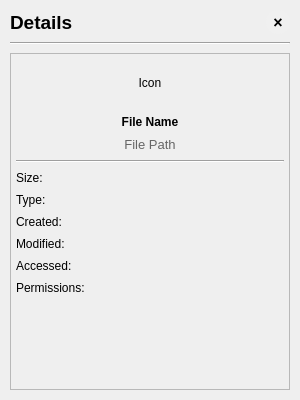
<?xml version="1.0" encoding="UTF-8"?>
<ui version="4.0">
 <class>FileDetailsWidget</class>
 <widget class="QWidget" name="FileDetailsWidget">
  <property name="geometry">
   <rect>
    <x>0</x>
    <y>0</y>
    <width>300</width>
    <height>400</height>
   </rect>
  </property>
  <property name="sizePolicy">
   <sizepolicy hsizetype="Preferred" vsizetype="Expanding">
    <horstretch>0</horstretch>
    <verstretch>1</verstretch>
   </sizepolicy>
  </property>
  <property name="minimumSize">
   <size>
    <width>250</width>
    <height>300</height>
   </size>
  </property>
  <property name="maximumSize">
   <size>
    <width>400</width>
    <height>16777215</height>
   </size>
  </property>
  <property name="windowTitle">
   <string>File Details</string>
  </property>
  <layout class="QVBoxLayout" name="mainLayout">
   <property name="spacing">
    <number>8</number>
   </property>
   <property name="leftMargin">
    <number>10</number>
   </property>
   <property name="topMargin">
    <number>10</number>
   </property>
   <property name="rightMargin">
    <number>10</number>
   </property>
   <property name="bottomMargin">
    <number>10</number>
   </property>
   <item>
    <layout class="QHBoxLayout" name="headerLayout">
     <property name="spacing">
      <number>8</number>
     </property>
     <item>
      <widget class="QLabel" name="titleLabel">
       <property name="sizePolicy">
        <sizepolicy hsizetype="Expanding" vsizetype="Preferred">
         <horstretch>1</horstretch>
         <verstretch>0</verstretch>
        </sizepolicy>
       </property>
       <property name="font">
        <font>
         <pointsize>14</pointsize>
         <bold>true</bold>
        </font>
       </property>
       <property name="text">
        <string>Details</string>
       </property>
      </widget>
     </item>
     <item>
      <widget class="QPushButton" name="closeButton">
       <property name="sizePolicy">
        <sizepolicy hsizetype="Fixed" vsizetype="Fixed">
         <horstretch>0</horstretch>
         <verstretch>0</verstretch>
        </sizepolicy>
       </property>
       <property name="minimumSize">
        <size>
         <width>24</width>
         <height>24</height>
        </size>
       </property>
       <property name="maximumSize">
        <size>
         <width>24</width>
         <height>24</height>
        </size>
       </property>
       <property name="font">
        <font>
         <pointsize>16</pointsize>
         <bold>true</bold>
        </font>
       </property>
       <property name="styleSheet">
        <string>QPushButton {
   border: none;
   background-color: #f0f0f0;
   border-radius: 12px;
   font-size: 16px;
   font-weight: bold;
}
QPushButton:hover {
   background-color: #e0e0e0;
}
QPushButton:pressed {
   background-color: #d0d0d0;
}</string>
       </property>
       <property name="text">
        <string>×</string>
       </property>
      </widget>
     </item>
    </layout>
   </item>
   <item>
    <widget class="Line" name="separator">
     <property name="sizePolicy">
      <sizepolicy hsizetype="Expanding" vsizetype="Fixed">
       <horstretch>0</horstretch>
       <verstretch>0</verstretch>
      </sizepolicy>
     </property>
     <property name="orientation">
      <enum>Qt::Orientation::Horizontal</enum>
     </property>
    </widget>
   </item>
   <item>
    <widget class="QScrollArea" name="scrollArea">
     <property name="sizePolicy">
      <sizepolicy hsizetype="Expanding" vsizetype="Expanding">
       <horstretch>1</horstretch>
       <verstretch>1</verstretch>
      </sizepolicy>
     </property>
     <property name="widgetResizable">
      <bool>true</bool>
     </property>
     <property name="horizontalScrollBarPolicy">
      <enum>Qt::ScrollBarPolicy::ScrollBarAsNeeded</enum>
     </property>
     <property name="verticalScrollBarPolicy">
      <enum>Qt::ScrollBarPolicy::ScrollBarAsNeeded</enum>
     </property>
     <widget class="QWidget" name="contentWidget">
      <property name="geometry">
       <rect>
        <x>0</x>
        <y>0</y>
        <width>278</width>
        <height>344</height>
       </rect>
      </property>
      <property name="sizePolicy">
       <sizepolicy hsizetype="Expanding" vsizetype="Preferred">
        <horstretch>1</horstretch>
        <verstretch>0</verstretch>
       </sizepolicy>
      </property>
      <layout class="QVBoxLayout" name="contentLayout">
       <property name="spacing">
        <number>8</number>
       </property>
       <property name="leftMargin">
        <number>5</number>
       </property>
       <property name="topMargin">
        <number>5</number>
       </property>
       <property name="rightMargin">
        <number>5</number>
       </property>
       <property name="bottomMargin">
        <number>5</number>
       </property>
       <item>
        <widget class="QLabel" name="iconLabel">
         <property name="sizePolicy">
          <sizepolicy hsizetype="Expanding" vsizetype="Fixed">
           <horstretch>0</horstretch>
           <verstretch>0</verstretch>
          </sizepolicy>
         </property>
         <property name="minimumSize">
          <size>
           <width>0</width>
           <height>48</height>
          </size>
         </property>
         <property name="maximumSize">
          <size>
           <width>16777215</width>
           <height>64</height>
          </size>
         </property>
         <property name="alignment">
          <set>Qt::AlignmentFlag::AlignCenter</set>
         </property>
         <property name="text">
          <string>Icon</string>
         </property>
        </widget>
       </item>
       <item>
        <widget class="QLabel" name="nameLabel">
         <property name="sizePolicy">
          <sizepolicy hsizetype="Expanding" vsizetype="Preferred">
           <horstretch>1</horstretch>
           <verstretch>0</verstretch>
          </sizepolicy>
         </property>
         <property name="font">
          <font>
           <bold>true</bold>
          </font>
         </property>
         <property name="text">
          <string>File Name</string>
         </property>
         <property name="alignment">
          <set>Qt::AlignmentFlag::AlignCenter</set>
         </property>
         <property name="wordWrap">
          <bool>true</bool>
         </property>
        </widget>
       </item>
       <item>
        <widget class="QLabel" name="pathLabel">
         <property name="sizePolicy">
          <sizepolicy hsizetype="Expanding" vsizetype="Preferred">
           <horstretch>1</horstretch>
           <verstretch>0</verstretch>
          </sizepolicy>
         </property>
         <property name="font">
          <font>
           <pointsize>10</pointsize>
          </font>
         </property>
         <property name="styleSheet">
          <string>color: #666;</string>
         </property>
         <property name="text">
          <string>File Path</string>
         </property>
         <property name="alignment">
          <set>Qt::AlignmentFlag::AlignCenter</set>
         </property>
         <property name="wordWrap">
          <bool>true</bool>
         </property>
        </widget>
       </item>
       <item>
        <widget class="Line" name="detailsSeparator">
         <property name="sizePolicy">
          <sizepolicy hsizetype="Expanding" vsizetype="Fixed">
           <horstretch>0</horstretch>
           <verstretch>0</verstretch>
          </sizepolicy>
         </property>
         <property name="orientation">
          <enum>Qt::Orientation::Horizontal</enum>
         </property>
        </widget>
       </item>
       <item>
        <widget class="QLabel" name="sizeLabel">
         <property name="sizePolicy">
          <sizepolicy hsizetype="Expanding" vsizetype="Preferred">
           <horstretch>1</horstretch>
           <verstretch>0</verstretch>
          </sizepolicy>
         </property>
         <property name="text">
          <string>Size: </string>
         </property>
         <property name="wordWrap">
          <bool>true</bool>
         </property>
        </widget>
       </item>
       <item>
        <widget class="QLabel" name="typeLabel">
         <property name="sizePolicy">
          <sizepolicy hsizetype="Expanding" vsizetype="Preferred">
           <horstretch>1</horstretch>
           <verstretch>0</verstretch>
          </sizepolicy>
         </property>
         <property name="text">
          <string>Type: </string>
         </property>
         <property name="wordWrap">
          <bool>true</bool>
         </property>
        </widget>
       </item>
       <item>
        <widget class="QLabel" name="createdLabel">
         <property name="sizePolicy">
          <sizepolicy hsizetype="Expanding" vsizetype="Preferred">
           <horstretch>1</horstretch>
           <verstretch>0</verstretch>
          </sizepolicy>
         </property>
         <property name="text">
          <string>Created: </string>
         </property>
         <property name="wordWrap">
          <bool>true</bool>
         </property>
        </widget>
       </item>
       <item>
        <widget class="QLabel" name="modifiedLabel">
         <property name="sizePolicy">
          <sizepolicy hsizetype="Expanding" vsizetype="Preferred">
           <horstretch>1</horstretch>
           <verstretch>0</verstretch>
          </sizepolicy>
         </property>
         <property name="text">
          <string>Modified: </string>
         </property>
         <property name="wordWrap">
          <bool>true</bool>
         </property>
        </widget>
       </item>
       <item>
        <widget class="QLabel" name="accessedLabel">
         <property name="sizePolicy">
          <sizepolicy hsizetype="Expanding" vsizetype="Preferred">
           <horstretch>1</horstretch>
           <verstretch>0</verstretch>
          </sizepolicy>
         </property>
         <property name="text">
          <string>Accessed: </string>
         </property>
         <property name="wordWrap">
          <bool>true</bool>
         </property>
        </widget>
       </item>
       <item>
        <widget class="QLabel" name="permissionsLabel">
         <property name="sizePolicy">
          <sizepolicy hsizetype="Expanding" vsizetype="Preferred">
           <horstretch>1</horstretch>
           <verstretch>0</verstretch>
          </sizepolicy>
         </property>
         <property name="text">
          <string>Permissions: </string>
         </property>
         <property name="wordWrap">
          <bool>true</bool>
         </property>
        </widget>
       </item>
       <item>
        <spacer name="verticalSpacer">
         <property name="orientation">
          <enum>Qt::Orientation::Vertical</enum>
         </property>
         <property name="sizeHint" stdset="0">
          <size>
           <width>20</width>
           <height>40</height>
          </size>
         </property>
        </spacer>
       </item>
      </layout>
     </widget>
    </widget>
   </item>
  </layout>
 </widget>
 <resources/>
 <connections/>
</ui>
